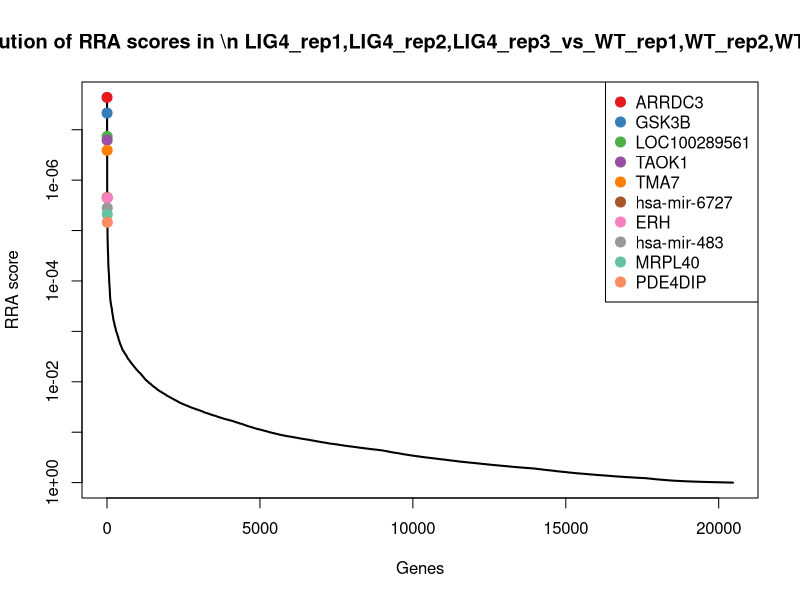
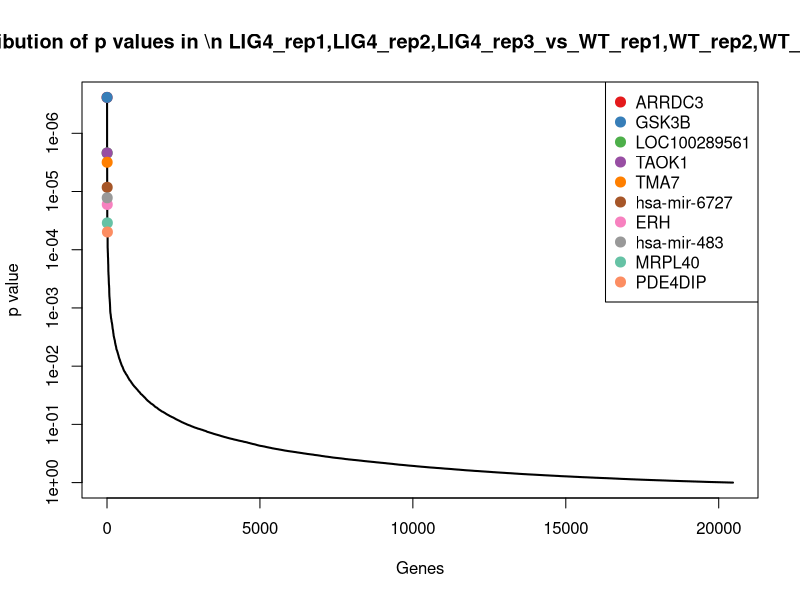
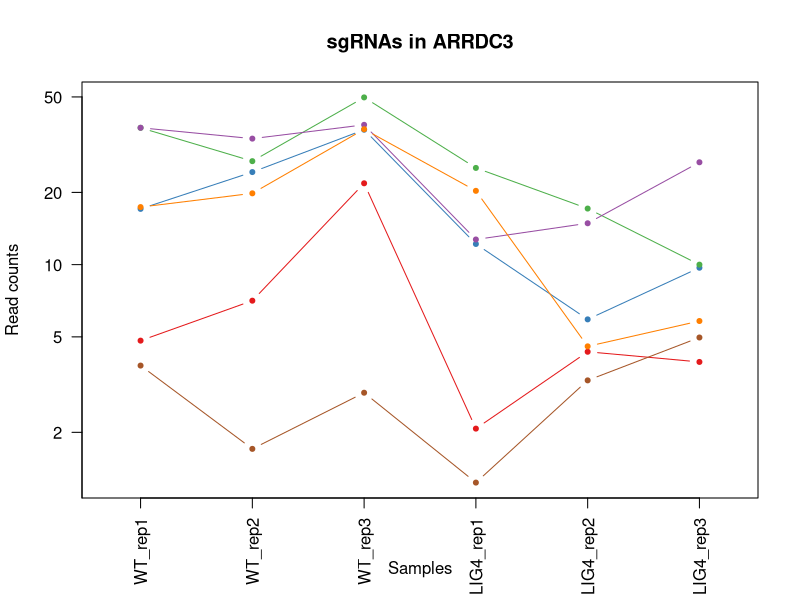
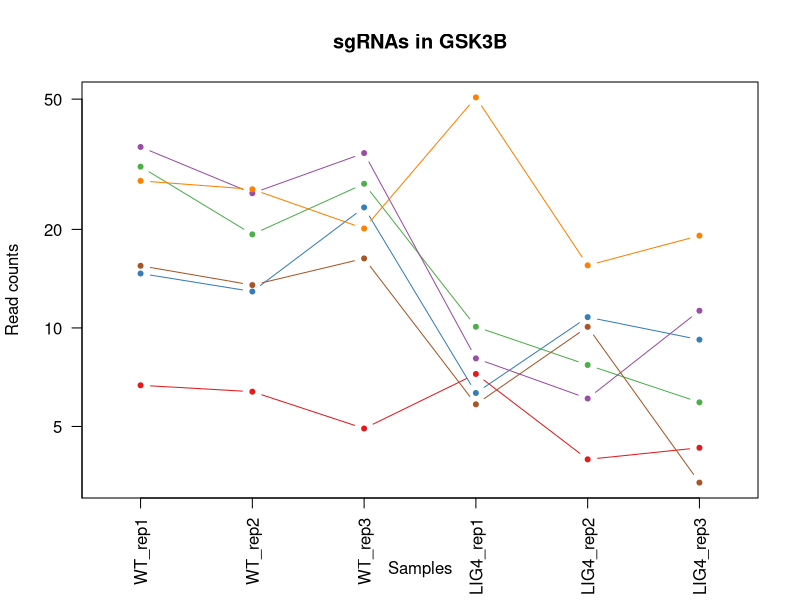
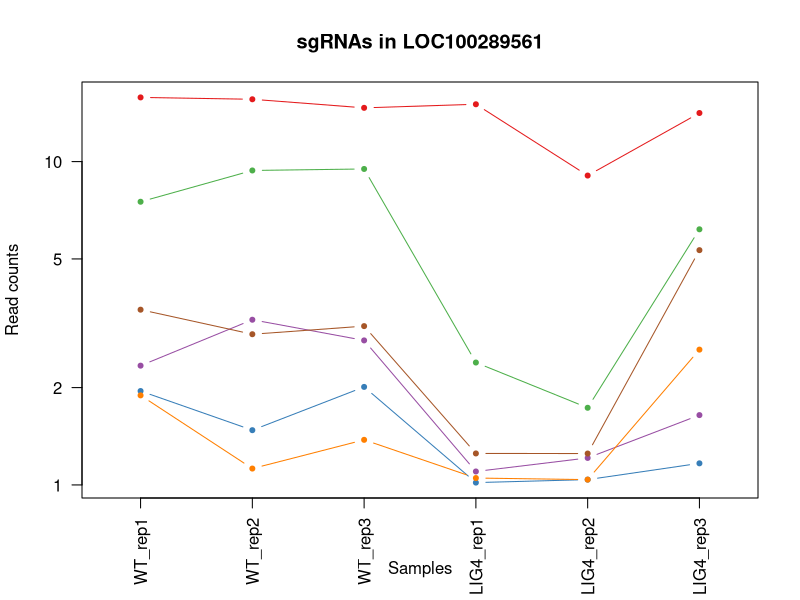
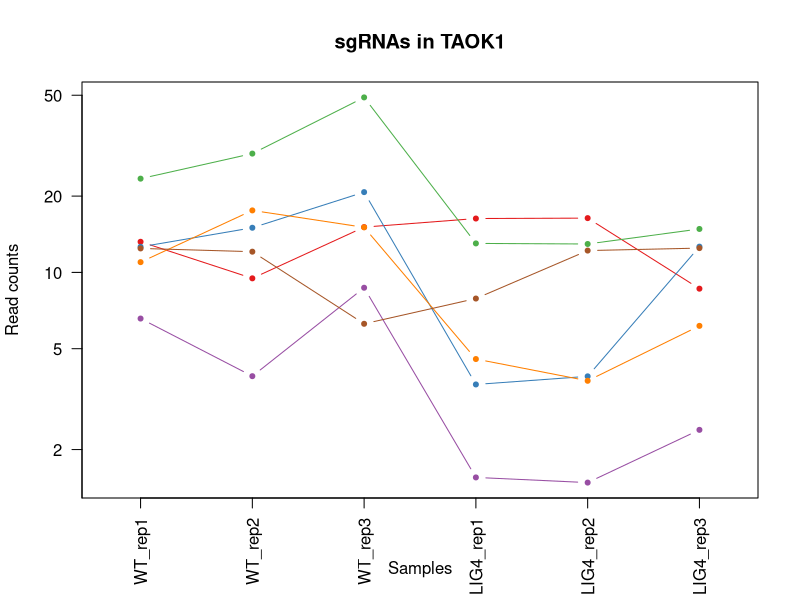
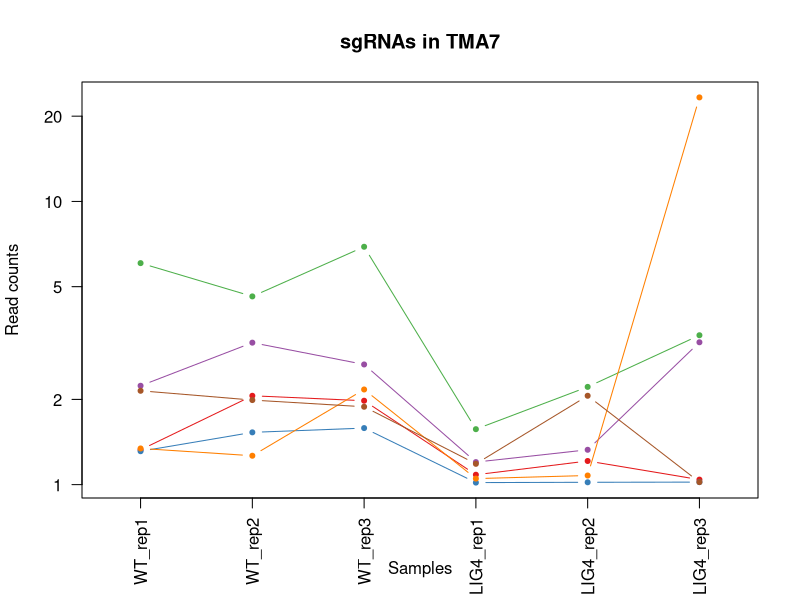
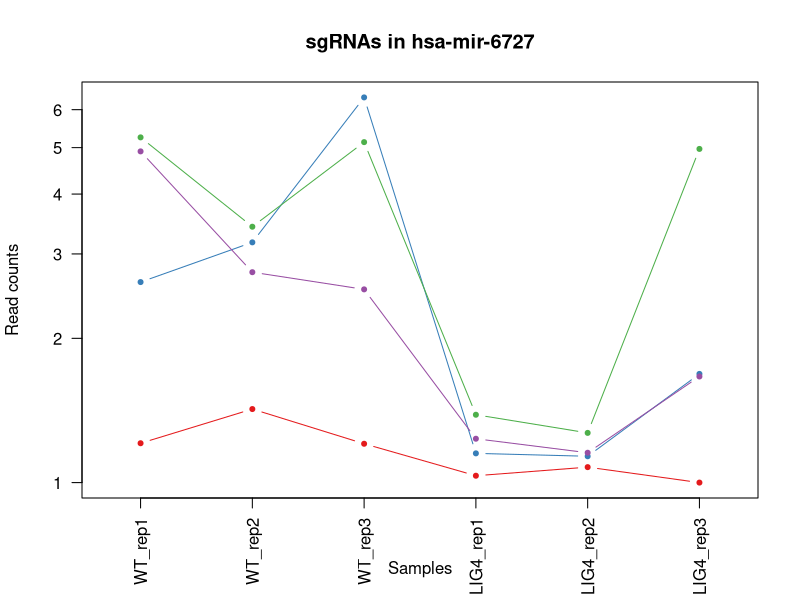

The R source for these figures, in order: (Note: this script raises an error after producing the figures.)
pdf(file='LIG4_vs_WT.pdf',width=4.5,height=4.5);
gstable=read.table('LIG4_vs_WT.gene_summary.txt',header=T)
# 
#
# parameters
# Do not modify the variables beginning with "__"

# gstablename='__GENE_SUMMARY_FILE__'
startindex=3
# outputfile='__OUTPUT_FILE__'
targetgenelist=c("ARRDC3","GSK3B","LOC100289561","TAOK1","TMA7","hsa-mir-6727","ERH","hsa-mir-483","MRPL40","PDE4DIP")
# samplelabel=sub('.\\w+.\\w+$','',colnames(gstable)[startindex]);
samplelabel='LIG4_rep1,LIG4_rep2,LIG4_rep3_vs_WT_rep1,WT_rep2,WT_rep3 neg.'


# You need to write some codes in front of this code:
# gstable=read.table(gstablename,header=T)
# pdf(file=outputfile,width=6,height=6)


# set up color using RColorBrewer
#library(RColorBrewer)
#colors <- brewer.pal(length(targetgenelist), "Set1")

colors=c( "#E41A1C", "#377EB8", "#4DAF4A", "#984EA3", "#FF7F00",  "#A65628", "#F781BF",
          "#999999", "#66C2A5", "#FC8D62", "#8DA0CB", "#E78AC3", "#A6D854", "#FFD92F", "#E5C494", "#B3B3B3", 
          "#8DD3C7", "#FFFFB3", "#BEBADA", "#FB8072", "#80B1D3", "#FDB462", "#B3DE69", "#FCCDE5",
          "#D9D9D9", "#BC80BD", "#CCEBC5", "#FFED6F")

######
# function definition

plotrankedvalues<-function(val, tglist, ...){
  
  plot(val,log='y',ylim=c(max(val),min(val)),type='l',lwd=2, ...)
  if(length(tglist)>0){
    for(i in 1:length(tglist)){
      targetgene=tglist[i];
      tx=which(names(val)==targetgene);ty=val[targetgene];
      points(tx,ty,col=colors[(i %% length(colors)) ],cex=2,pch=20)
      # text(tx+50,ty,targetgene,col=colors[i])
    }
    legend('topright',tglist,pch=20,pt.cex = 2,cex=1,col=colors)
  }
}



plotrandvalues<-function(val,targetgenelist, ...){
  # choose the one with the best distance distribution
  
  mindiffvalue=0;
  randval=val;
  for(i in 1:20){
    randval0=sample(val)
    vindex=sort(which(names(randval0) %in% targetgenelist))
    if(max(vindex)>0.9*length(val)){
      # print('pass...')
      next;
    }
    mindiffind=min(diff(vindex));
    if (mindiffind > mindiffvalue){
      mindiffvalue=mindiffind;
      randval=randval0;
      # print(paste('Diff: ',mindiffvalue))
    }
  }
  plot(randval,log='y',ylim=c(max(randval),min(randval)),pch=20,col='grey', ...)
  
  if(length(targetgenelist)>0){
    for(i in 1:length(targetgenelist)){
      targetgene=targetgenelist[i];
      tx=which(names(randval)==targetgene);ty=randval[targetgene];
      points(tx,ty,col=colors[(i %% length(colors)) ],cex=2,pch=20)
      text(tx+50,ty,targetgene,col=colors[i])
    }
  }
  
}




# set.seed(1235)



pvec=gstable[,startindex]
names(pvec)=gstable[,'id']
pvec=sort(pvec);

plotrankedvalues(pvec,targetgenelist,xlab='Genes',ylab='RRA score',main=paste('Distribution of RRA scores in \\n',samplelabel))

# plotrandvalues(pvec,targetgenelist,xlab='Genes',ylab='RRA score',main=paste('Distribution of RRA scores in \\n',samplelabel))


pvec=gstable[,startindex+1]
names(pvec)=gstable[,'id']
pvec=sort(pvec);

plotrankedvalues(pvec,targetgenelist,xlab='Genes',ylab='p value',main=paste('Distribution of p values in \\n',samplelabel))

# plotrandvalues(pvec,targetgenelist,xlab='Genes',ylab='p value',main=paste('Distribution of p values in \\n',samplelabel))



# you need to write after this code:
# dev.off()






# parameters
# Do not modify the variables beginning with "__"
targetmat=list(c(3.82122109335454,6.07428068332832,20.8262505674364,1.07233648498053,3.33316950066674,2.9298914381715),c(16.072918295394,23.308286343004,35.4992907399485,11.1925120619843,4.91305331023132,8.70655682690679),c(36.1752175880607,25.9922708309863,48.7681367454137,24.2951234878401,16.1263749829946,8.99746803353375),c(36.1900861526263,32.507996331417,37.2505890831193,11.7286803044745,13.8721505230061,25.7040830426819),c(16.3702895867056,18.8232070012442,35.6728428280105,19.3020567296495,3.56437200938351,4.82081428124672),c(2.79529013832939,0.706311707363759,1.92485043123276,0.234573606089491,2.29275821144128,3.96886003326777))
targetgene="ARRDC3"
collabel=c("WT_rep1","WT_rep2","WT_rep3","LIG4_rep1","LIG4_rep2","LIG4_rep3")

# set up color using RColorBrewer
#library(RColorBrewer)
#colors <- brewer.pal(length(targetgenelist), "Set1")

colors=c( "#E41A1C", "#377EB8", "#4DAF4A", "#984EA3", "#FF7F00",  "#A65628", "#F781BF",
          "#999999", "#66C2A5", "#FC8D62", "#8DA0CB", "#E78AC3", "#A6D854", "#FFD92F", "#E5C494", "#B3B3B3", 
          "#8DD3C7", "#FFFFB3", "#BEBADA", "#FB8072", "#80B1D3", "#FDB462", "#B3DE69", "#FCCDE5",
          "#D9D9D9", "#BC80BD", "#CCEBC5", "#FFED6F")


## code

targetmatvec=unlist(targetmat)+1
yrange=range(targetmatvec[targetmatvec>0]);
# yrange[1]=1; # set the minimum value to 1
for(i in 1:length(targetmat)){
  vali=targetmat[[i]]+1;
  if(i==1){
    plot(1:length(vali),vali,type='b',las=1,pch=20,main=paste('sgRNAs in',targetgene),ylab='Read counts',xlab='Samples',xlim=c(0.7,length(vali)+0.3),ylim = yrange,col=colors[(i %% length(colors))],xaxt='n',log='y')
    axis(1,at=1:length(vali),labels=(collabel),las=2)
    # lines(0:100,rep(1,101),col='black');
  }else{
    lines(1:length(vali),vali,type='b',pch=20,col=colors[(i %% length(colors))])
  }
}




# parameters
# Do not modify the variables beginning with "__"
targetmat=list(c(5.67979166405228,5.38562676864866,3.92858817522096,6.23295581894932,2.96709886186519,3.30392013240616),c(13.6642108357697,11.9190100617634,22.3408869723409,5.328171909747,9.78757286900985,8.20785190126058),c(30.0939746807377,18.3111310134054,26.5692469360325,9.08134960717885,6.70487275278627,4.92471114075635),c(34.7180982606337,24.7915409284679,33.2115586700407,7.07071869784036,5.0864551917689,10.2857890914531),c(27.1351303321869,25.5155104285158,19.1222846119189,49.6123176879273,14.5272242977036,18.140391670381),c(14.4819818868767,12.5193750130226,15.3041386745556,4.8422694399902,9.07469846713315,2.36884839681951))
targetgene="GSK3B"
collabel=c("WT_rep1","WT_rep2","WT_rep3","LIG4_rep1","LIG4_rep2","LIG4_rep3")

# set up color using RColorBrewer
#library(RColorBrewer)
#colors <- brewer.pal(length(targetgenelist), "Set1")

colors=c( "#E41A1C", "#377EB8", "#4DAF4A", "#984EA3", "#FF7F00",  "#A65628", "#F781BF",
          "#999999", "#66C2A5", "#FC8D62", "#8DA0CB", "#E78AC3", "#A6D854", "#FFD92F", "#E5C494", "#B3B3B3", 
          "#8DD3C7", "#FFFFB3", "#BEBADA", "#FB8072", "#80B1D3", "#FDB462", "#B3DE69", "#FCCDE5",
          "#D9D9D9", "#BC80BD", "#CCEBC5", "#FFED6F")


## code

targetmatvec=unlist(targetmat)+1
yrange=range(targetmatvec[targetmatvec>0]);
# yrange[1]=1; # set the minimum value to 1
for(i in 1:length(targetmat)){
  vali=targetmat[[i]]+1;
  if(i==1){
    plot(1:length(vali),vali,type='b',las=1,pch=20,main=paste('sgRNAs in',targetgene),ylab='Read counts',xlab='Samples',xlim=c(0.7,length(vali)+0.3),ylim = yrange,col=colors[(i %% length(colors))],xaxt='n',log='y')
    axis(1,at=1:length(vali),labels=(collabel),las=2)
    # lines(0:100,rep(1,101),col='black');
  }else{
    lines(1:length(vali),vali,type='b',pch=20,col=colors[(i %% length(colors))])
  }
}




# parameters
# Do not modify the variables beginning with "__"
targetmat=list(c(14.794221742754,14.5853367570616,13.6632825692424,14.0409058502138,8.05355405363409,13.1325630420169),c(0.95158813219724,0.476760402470537,1.00975760326965,0.0167552575778208,0.0385337514527947,0.166234975215404),c(6.51243127972486,8.38745152494463,8.48827485248546,1.39068637895912,0.732141277603099,5.17406360357945),c(1.33817081090237,2.24253967087993,1.79863073082406,0.100531545466925,0.211935632990371,0.644160528959691),c(0.892113873934913,0.123604548788658,0.378659101226117,0.0502657727334623,0.0385337514527947,1.62079100835019),c(2.48305028245217,1.92469940256624,2.09840251929473,0.251328863667311,0.250469384443165,4.32210935560051))
targetgene="LOC100289561"
collabel=c("WT_rep1","WT_rep2","WT_rep3","LIG4_rep1","LIG4_rep2","LIG4_rep3")

# set up color using RColorBrewer
#library(RColorBrewer)
#colors <- brewer.pal(length(targetgenelist), "Set1")

colors=c( "#E41A1C", "#377EB8", "#4DAF4A", "#984EA3", "#FF7F00",  "#A65628", "#F781BF",
          "#999999", "#66C2A5", "#FC8D62", "#8DA0CB", "#E78AC3", "#A6D854", "#FFD92F", "#E5C494", "#B3B3B3", 
          "#8DD3C7", "#FFFFB3", "#BEBADA", "#FB8072", "#80B1D3", "#FDB462", "#B3DE69", "#FCCDE5",
          "#D9D9D9", "#BC80BD", "#CCEBC5", "#FFED6F")


## code

targetmatvec=unlist(targetmat)+1
yrange=range(targetmatvec[targetmatvec>0]);
# yrange[1]=1; # set the minimum value to 1
for(i in 1:length(targetmat)){
  vali=targetmat[[i]]+1;
  if(i==1){
    plot(1:length(vali),vali,type='b',las=1,pch=20,main=paste('sgRNAs in',targetgene),ylab='Read counts',xlab='Samples',xlim=c(0.7,length(vali)+0.3),ylim = yrange,col=colors[(i %% length(colors))],xaxt='n',log='y')
    axis(1,at=1:length(vali),labels=(collabel),las=2)
    # lines(0:100,rep(1,101),col='black');
  }else{
    lines(1:length(vali),vali,type='b',pch=20,col=colors[(i %% length(colors))])
  }
}




# parameters
# Do not modify the variables beginning with "__"
targetmat=list(c(12.2070915083427,8.4757404883651,14.0892740581218,15.3143054261282,15.3749668296651,7.62602948800667),c(11.6123489257195,14.0026295984865,19.7376056514114,2.61382018214004,2.8900313589596,11.6364482650783),c(22.4366639294631,28.4290462213913,48.0265960055125,12.0135196832975,11.9454629503664,13.8390616866824),c(5.5757117120932,2.89587800019141,7.69940172493105,0.552923500068085,0.481671893159933,1.39221791742901),c(9.97680682350544,16.5630095376801,14.0577191330196,3.552114606498,2.73589635314842,5.15328423167753),c(11.4339261509325,11.0714360129269,5.26967249206346,6.88641086448433,11.1940547970369,11.4702132898629))
targetgene="TAOK1"
collabel=c("WT_rep1","WT_rep2","WT_rep3","LIG4_rep1","LIG4_rep2","LIG4_rep3")

# set up color using RColorBrewer
#library(RColorBrewer)
#colors <- brewer.pal(length(targetgenelist), "Set1")

colors=c( "#E41A1C", "#377EB8", "#4DAF4A", "#984EA3", "#FF7F00",  "#A65628", "#F781BF",
          "#999999", "#66C2A5", "#FC8D62", "#8DA0CB", "#E78AC3", "#A6D854", "#FFD92F", "#E5C494", "#B3B3B3", 
          "#8DD3C7", "#FFFFB3", "#BEBADA", "#FB8072", "#80B1D3", "#FDB462", "#B3DE69", "#FCCDE5",
          "#D9D9D9", "#BC80BD", "#CCEBC5", "#FFED6F")


## code

targetmatvec=unlist(targetmat)+1
yrange=range(targetmatvec[targetmatvec>0]);
# yrange[1]=1; # set the minimum value to 1
for(i in 1:length(targetmat)){
  vali=targetmat[[i]]+1;
  if(i==1){
    plot(1:length(vali),vali,type='b',las=1,pch=20,main=paste('sgRNAs in',targetgene),ylab='Read counts',xlab='Samples',xlim=c(0.7,length(vali)+0.3),ylim = yrange,col=colors[(i %% length(colors))],xaxt='n',log='y')
    axis(1,at=1:length(vali),labels=(collabel),las=2)
    # lines(0:100,rep(1,101),col='black');
  }else{
    lines(1:length(vali),vali,type='b',pch=20,col=colors[(i %% length(colors))])
  }
}




# parameters
# Do not modify the variables beginning with "__"
targetmat=list(c(0.327108420442801,1.05946756104564,0.978202678167469,0.0837762878891038,0.211935632990371,0.041558743803851),c(0.312239855877219,0.529733780522819,0.583766114390264,0.0167552575778208,0.0192668757263973,0.0207793719019255),c(5.05531195229784,3.61984750023926,5.91654845665808,0.569678757645906,1.21381317076303,2.36884839681951),c(1.2340908589433,2.17190850014356,1.65663356786426,0.201063090933849,0.327536887348755,2.18183404970218),c(0.341976985008383,0.26486689026141,1.16753222878053,0.0502657727334623,0.0770675029055894,22.2962660507661),c(1.1448794715498,0.988836390309262,0.88353790286094,0.184307833356028,1.05967816495185,0.0207793719019255))
targetgene="TMA7"
collabel=c("WT_rep1","WT_rep2","WT_rep3","LIG4_rep1","LIG4_rep2","LIG4_rep3")

# set up color using RColorBrewer
#library(RColorBrewer)
#colors <- brewer.pal(length(targetgenelist), "Set1")

colors=c( "#E41A1C", "#377EB8", "#4DAF4A", "#984EA3", "#FF7F00",  "#A65628", "#F781BF",
          "#999999", "#66C2A5", "#FC8D62", "#8DA0CB", "#E78AC3", "#A6D854", "#FFD92F", "#E5C494", "#B3B3B3", 
          "#8DD3C7", "#FFFFB3", "#BEBADA", "#FB8072", "#80B1D3", "#FDB462", "#B3DE69", "#FCCDE5",
          "#D9D9D9", "#BC80BD", "#CCEBC5", "#FFED6F")


## code

targetmatvec=unlist(targetmat)+1
yrange=range(targetmatvec[targetmatvec>0]);
# yrange[1]=1; # set the minimum value to 1
for(i in 1:length(targetmat)){
  vali=targetmat[[i]]+1;
  if(i==1){
    plot(1:length(vali),vali,type='b',las=1,pch=20,main=paste('sgRNAs in',targetgene),ylab='Read counts',xlab='Samples',xlim=c(0.7,length(vali)+0.3),ylim = yrange,col=colors[(i %% length(colors))],xaxt='n',log='y')
    axis(1,at=1:length(vali),labels=(collabel),las=2)
    # lines(0:100,rep(1,101),col='black');
  }else{
    lines(1:length(vali),vali,type='b',pch=20,col=colors[(i %% length(colors))])
  }
}




# parameters
# Do not modify the variables beginning with "__"
targetmat=list(c(0.208159903918146,0.423787024418255,0.205107013164147,0.0335105151556415,0.0770675029055894,0.0),c(1.62067353764842,2.17190850014356,5.36433726736999,0.150797318200387,0.134868130084781,0.685719272763542),c(4.25240946575642,2.41911759772087,4.13369518838511,0.385370924289878,0.269736260169563,3.96886003326777),c(3.91043248074803,1.7481214757253,1.53041386745556,0.234573606089491,0.154135005811179,0.664939900861617))
targetgene="hsa-mir-6727"
collabel=c("WT_rep1","WT_rep2","WT_rep3","LIG4_rep1","LIG4_rep2","LIG4_rep3")

# set up color using RColorBrewer
#library(RColorBrewer)
#colors <- brewer.pal(length(targetgenelist), "Set1")

colors=c( "#E41A1C", "#377EB8", "#4DAF4A", "#984EA3", "#FF7F00",  "#A65628", "#F781BF",
          "#999999", "#66C2A5", "#FC8D62", "#8DA0CB", "#E78AC3", "#A6D854", "#FFD92F", "#E5C494", "#B3B3B3", 
          "#8DD3C7", "#FFFFB3", "#BEBADA", "#FB8072", "#80B1D3", "#FDB462", "#B3DE69", "#FCCDE5",
          "#D9D9D9", "#BC80BD", "#CCEBC5", "#FFED6F")


## code

targetmatvec=unlist(targetmat)+1
yrange=range(targetmatvec[targetmatvec>0]);
# yrange[1]=1; # set the minimum value to 1
for(i in 1:length(targetmat)){
  vali=targetmat[[i]]+1;
  if(i==1){
    plot(1:length(vali),vali,type='b',las=1,pch=20,main=paste('sgRNAs in',targetgene),ylab='Read counts',xlab='Samples',xlim=c(0.7,length(vali)+0.3),ylim = yrange,col=colors[(i %% length(colors))],xaxt='n',log='y')
    axis(1,at=1:length(vali),labels=(collabel),las=2)
    # lines(0:100,rep(1,101),col='black');
  }else{
    lines(1:length(vali),vali,type='b',pch=20,col=colors[(i %% length(colors))])
  }
}




# parameters
# Do not modify the variables beginning with "__"
targetmat=list(c(3.00345004224754,4.25552803686665,3.3448220608307,0.485902469756802,0.308270011622358,3.55327259522926),c(11.0027377785306,10.1885463787222,8.18850306401478,4.69147212178981,2.60102822306364,2.30651028111373),c(0.758296792844676,0.0353155853681879,0.962425215616381,0.0335105151556415,0.0963343786319867,0.145455603313479),c(3.95503817444478,5.13841767107134,3.13971504766655,0.686965560690651,0.905543159140675,1.37143854552708),c(0.23789703304931,0.229551304893222,0.536433726736999,0.0335105151556415,0.0963343786319867,0.207793719019255),c(0.252765597614892,0.0529733780522819,0.489101339083735,0.0502657727334623,0.0,0.0207793719019255))
targetgene="ERH"
collabel=c("WT_rep1","WT_rep2","WT_rep3","LIG4_rep1","LIG4_rep2","LIG4_rep3")

# set up color using RColorBrewer
#library(RColorBrewer)
#colors <- brewer.pal(length(targetgenelist), "Set1")

colors=c( "#E41A1C", "#377EB8", "#4DAF4A", "#984EA3", "#FF7F00",  "#A65628", "#F781BF",
          "#999999", "#66C2A5", "#FC8D62", "#8DA0CB", "#E78AC3", "#A6D854", "#FFD92F", "#E5C494", "#B3B3B3", 
          "#8DD3C7", "#FFFFB3", "#BEBADA", "#FB8072", "#80B1D3", "#FDB462", "#B3DE69", "#FCCDE5",
          "#D9D9D9", "#BC80BD", "#CCEBC5", "#FFED6F")


## code

targetmatvec=unlist(targetmat)+1
yrange=range(targetmatvec[targetmatvec>0]);
# yrange[1]=1; # set the minimum value to 1
for(i in 1:length(targetmat)){
  vali=targetmat[[i]]+1;
  if(i==1){
    plot(1:length(vali),vali,type='b',las=1,pch=20,main=paste('sgRNAs in',targetgene),ylab='Read counts',xlab='Samples',xlim=c(0.7,length(vali)+0.3),ylim = yrange,col=colors[(i %% length(colors))],xaxt='n',log='y')
    axis(1,at=1:length(vali),labels=(collabel),las=2)
    # lines(0:100,rep(1,101),col='black');
  }else{
    lines(1:length(vali),vali,type='b',pch=20,col=colors[(i %% length(colors))])
  }
}




# parameters
# Do not modify the variables beginning with "__"
targetmat=list(c(0.431188372401875,0.388471439050067,0.347104176123941,0.067021030311283,0.057800627179192,0.18701434711733),c(0.223028468483728,0.759285085416041,0.347104176123941,0.067021030311283,0.0385337514527947,0.0207793719019255),c(0.163554210221401,0.794600670784229,0.0473323876532646,0.0167552575778208,0.173401881537576,0.041558743803851),c(0.0594742582623275,0.353155853681879,0.236661938266323,0.0167552575778208,0.0385337514527947,0.0831174876077021))
targetgene="hsa-mir-483"
collabel=c("WT_rep1","WT_rep2","WT_rep3","LIG4_rep1","LIG4_rep2","LIG4_rep3")

# set up color using RColorBrewer
#library(RColorBrewer)
#colors <- brewer.pal(length(targetgenelist), "Set1")

colors=c( "#E41A1C", "#377EB8", "#4DAF4A", "#984EA3", "#FF7F00",  "#A65628", "#F781BF",
          "#999999", "#66C2A5", "#FC8D62", "#8DA0CB", "#E78AC3", "#A6D854", "#FFD92F", "#E5C494", "#B3B3B3", 
          "#8DD3C7", "#FFFFB3", "#BEBADA", "#FB8072", "#80B1D3", "#FDB462", "#B3DE69", "#FCCDE5",
          "#D9D9D9", "#BC80BD", "#CCEBC5", "#FFED6F")


## code

targetmatvec=unlist(targetmat)+1
yrange=range(targetmatvec[targetmatvec>0]);
# yrange[1]=1; # set the minimum value to 1
for(i in 1:length(targetmat)){
  vali=targetmat[[i]]+1;
  if(i==1){
    plot(1:length(vali),vali,type='b',las=1,pch=20,main=paste('sgRNAs in',targetgene),ylab='Read counts',xlab='Samples',xlim=c(0.7,length(vali)+0.3),ylim = yrange,col=colors[(i %% length(colors))],xaxt='n',log='y')
    axis(1,at=1:length(vali),labels=(collabel),las=2)
    # lines(0:100,rep(1,101),col='black');
  }else{
    lines(1:length(vali),vali,type='b',pch=20,col=colors[(i %% length(colors))])
  }
}




# parameters
# Do not modify the variables beginning with "__"
targetmat=list(c(0.95158813219724,0.0882889634204698,1.89329550613058,0.117286803044745,0.0192668757263973,0.145455603313479),c(2.0518619100503,2.18956629282765,4.02325295052749,0.251328863667311,0.57800627179192,2.57664211583876),c(23.3139092388324,21.5425070745946,24.3761796414313,9.60076259209129,51.9627638340936,13.7351648271728),c(1.65041066677959,1.7657792684094,0.946647753065293,0.418881439445519,0.366070638801549,3.05456766958305),c(0.282502726746056,0.26486689026141,0.599543576941352,0.0502657727334623,0.0,0.0),c(0.0446056936967456,0.229551304893222,0.678430889696793,0.0167552575778208,0.0,0.0831174876077021))
targetgene="MRPL40"
collabel=c("WT_rep1","WT_rep2","WT_rep3","LIG4_rep1","LIG4_rep2","LIG4_rep3")

# set up color using RColorBrewer
#library(RColorBrewer)
#colors <- brewer.pal(length(targetgenelist), "Set1")

colors=c( "#E41A1C", "#377EB8", "#4DAF4A", "#984EA3", "#FF7F00",  "#A65628", "#F781BF",
          "#999999", "#66C2A5", "#FC8D62", "#8DA0CB", "#E78AC3", "#A6D854", "#FFD92F", "#E5C494", "#B3B3B3", 
          "#8DD3C7", "#FFFFB3", "#BEBADA", "#FB8072", "#80B1D3", "#FDB462", "#B3DE69", "#FCCDE5",
          "#D9D9D9", "#BC80BD", "#CCEBC5", "#FFED6F")


## code

targetmatvec=unlist(targetmat)+1
yrange=range(targetmatvec[targetmatvec>0]);
# yrange[1]=1; # set the minimum value to 1
for(i in 1:length(targetmat)){
  vali=targetmat[[i]]+1;
  if(i==1){
    plot(1:length(vali),vali,type='b',las=1,pch=20,main=paste('sgRNAs in',targetgene),ylab='Read counts',xlab='Samples',xlim=c(0.7,length(vali)+0.3),ylim = yrange,col=colors[(i %% length(colors))],xaxt='n',log='y')
    axis(1,at=1:length(vali),labels=(collabel),las=2)
    # lines(0:100,rep(1,101),col='black');
  }else{
    lines(1:length(vali),vali,type='b',pch=20,col=colors[(i %% length(colors))])
  }
}




# parameters
# Do not modify the variables beginning with "__"
targetmat=list(c(2.33436463679636,2.86056241482322,4.05480787562967,0.351860409134236,0.366070638801549,0.394808066136585),c(5.93255726166717,5.59752028085779,6.59497934635487,7.87497106157576,3.31390262494034,2.16105467780025),c(18.7641284817643,11.089093805611,14.4206007716946,3.23376471251941,5.7607958421928,9.08058552114145),c(0.862376744803749,1.13009873178201,2.09840251929473,0.067021030311283,0.0963343786319867,0.207793719019255),c(1.97751908722239,3.83174101244839,2.09840251929473,0.335105151556415,0.154135005811179,0.374028694234659),c(0.743428228279094,0.282524682945503,0.930870290514205,0.134042060622566,0.057800627179192,0.540263669450064))
targetgene="PDE4DIP"
collabel=c("WT_rep1","WT_rep2","WT_rep3","LIG4_rep1","LIG4_rep2","LIG4_rep3")

# set up color using RColorBrewer
#library(RColorBrewer)
#colors <- brewer.pal(length(targetgenelist), "Set1")

colors=c( "#E41A1C", "#377EB8", "#4DAF4A", "#984EA3", "#FF7F00",  "#A65628", "#F781BF",
          "#999999", "#66C2A5", "#FC8D62", "#8DA0CB", "#E78AC3", "#A6D854", "#FFD92F", "#E5C494", "#B3B3B3", 
          "#8DD3C7", "#FFFFB3", "#BEBADA", "#FB8072", "#80B1D3", "#FDB462", "#B3DE69", "#FCCDE5",
          "#D9D9D9", "#BC80BD", "#CCEBC5", "#FFED6F")


## code

targetmatvec=unlist(targetmat)+1
yrange=range(targetmatvec[targetmatvec>0]);
# yrange[1]=1; # set the minimum value to 1
for(i in 1:length(targetmat)){
  vali=targetmat[[i]]+1;
  if(i==1){
    plot(1:length(vali),vali,type='b',las=1,pch=20,main=paste('sgRNAs in',targetgene),ylab='Read counts',xlab='Samples',xlim=c(0.7,length(vali)+0.3),ylim = yrange,col=colors[(i %% length(colors))],xaxt='n',log='y')
    axis(1,at=1:length(vali),labels=(collabel),las=2)
    # lines(0:100,rep(1,101),col='black');
  }else{
    lines(1:length(vali),vali,type='b',pch=20,col=colors[(i %% length(colors))])
  }
}



# 
#
# parameters
# Do not modify the variables beginning with "__"

# gstablename='__GENE_SUMMARY_FILE__'
startindex=9
# outputfile='__OUTPUT_FILE__'
targetgenelist=c("OSTN","RFPL3","ATN1","hsa-mir-5697","TCP10L2","TCERG1L","MMP11","L3MBTL2","ZIM3","MORC2")
# samplelabel=sub('.\\w+.\\w+$','',colnames(gstable)[startindex]);
samplelabel='LIG4_rep1,LIG4_rep2,LIG4_rep3_vs_WT_rep1,WT_rep2,WT_rep3 pos.'


# You need to write some codes in front of this code:
# gstable=read.table(gstablename,header=T)
# pdf(file=outputfile,width=6,height=6)


# set up color using RColorBrewer
#library(RColorBrewer)
#colors <- brewer.pal(length(targetgenelist), "Set1")

colors=c( "#E41A1C", "#377EB8", "#4DAF4A", "#984EA3", "#FF7F00",  "#A65628", "#F781BF",
          "#999999", "#66C2A5", "#FC8D62", "#8DA0CB", "#E78AC3", "#A6D854", "#FFD92F", "#E5C494", "#B3B3B3", 
          "#8DD3C7", "#FFFFB3", "#BEBADA", "#FB8072", "#80B1D3", "#FDB462", "#B3DE69", "#FCCDE5",
          "#D9D9D9", "#BC80BD", "#CCEBC5", "#FFED6F")

######
# function definition

plotrankedvalues<-function(val, tglist, ...){
  
  plot(val,log='y',ylim=c(max(val),min(val)),type='l',lwd=2, ...)
  if(length(tglist)>0){
    for(i in 1:length(tglist)){
      targetgene=tglist[i];
      tx=which(names(val)==targetgene);ty=val[targetgene];
      points(tx,ty,col=colors[(i %% length(colors)) ],cex=2,pch=20)
      # text(tx+50,ty,targetgene,col=colors[i])
    }
    legend('topright',tglist,pch=20,pt.cex = 2,cex=1,col=colors)
  }
}



plotrandvalues<-function(val,targetgenelist, ...){
  # choose the one with the best distance distribution
  
  mindiffvalue=0;
  randval=val;
  for(i in 1:20){
    randval0=sample(val)
    vindex=sort(which(names(randval0) %in% targetgenelist))
    if(max(vindex)>0.9*length(val)){
      # print('pass...')
      next;
    }
    mindiffind=min(diff(vindex));
    if (mindiffind > mindiffvalue){
      mindiffvalue=mindiffind;
      randval=randval0;
      # print(paste('Diff: ',mindiffvalue))
    }
  }
  plot(randval,log='y',ylim=c(max(randval),min(randval)),pch=20,col='grey', ...)
  
  if(length(targetgenelist)>0){
    for(i in 1:length(targetgenelist)){
      targetgene=targetgenelist[i];
      tx=which(names(randval)==targetgene);ty=randval[targetgene];
      points(tx,ty,col=colors[(i %% length(colors)) ],cex=2,pch=20)
      text(tx+50,ty,targetgene,col=colors[i])
    }
  }
  
}




# set.seed(1235)



pvec=gstable[,startindex]
names(pvec)=gstable[,'id']
pvec=sort(pvec);

plotrankedvalues(pvec,targetgenelist,xlab='Genes',ylab='RRA score',main=paste('Distribution of RRA scores in \\n',samplelabel))

# plotrandvalues(pvec,targetgenelist,xlab='Genes',ylab='RRA score',main=paste('Distribution of RRA scores in \\n',samplelabel))


pvec=gstable[,startindex+1]
names(pvec)=gstable[,'id']
pvec=sort(pvec);

plotrankedvalues(pvec,targetgenelist,xlab='Genes',ylab='p value',main=paste('Distribution of p values in \\n',samplelabel))

# plotrandvalues(pvec,targetgenelist,xlab='Genes',ylab='p value',main=paste('Distribution of p values in \\n',samplelabel))



# you need to write after this code:
# dev.off()






# parameters
# Do not modify the variables beginning with "__"
targetmat=list(c(17.530037622821,18.8232070012442,19.1065071493678,29.4557428218089,30.3645961448022,14.5663397032498),c(5.93255726166717,7.50456189073994,6.59497934635487,13.8733532744356,5.97273147518318,9.51695233108189),c(13.7088165294665,13.6671315374887,11.2966631865792,34.0969491708652,9.22883347294433,19.0962427778695),c(7.16664812061047,12.9078464520727,13.600172719038,7.69066322821973,18.1686638099927,19.6988445630254),c(5.81360874514251,7.68113981758088,3.42370937358614,18.2632307598246,6.26173461107914,8.8727918021222),c(14.258953418393,15.8566978303164,14.5152655470011,29.8746242612544,29.4783198613879,12.6338581163707))
targetgene="OSTN"
collabel=c("WT_rep1","WT_rep2","WT_rep3","LIG4_rep1","LIG4_rep2","LIG4_rep3")

# set up color using RColorBrewer
#library(RColorBrewer)
#colors <- brewer.pal(length(targetgenelist), "Set1")

colors=c( "#E41A1C", "#377EB8", "#4DAF4A", "#984EA3", "#FF7F00",  "#A65628", "#F781BF",
          "#999999", "#66C2A5", "#FC8D62", "#8DA0CB", "#E78AC3", "#A6D854", "#FFD92F", "#E5C494", "#B3B3B3", 
          "#8DD3C7", "#FFFFB3", "#BEBADA", "#FB8072", "#80B1D3", "#FDB462", "#B3DE69", "#FCCDE5",
          "#D9D9D9", "#BC80BD", "#CCEBC5", "#FFED6F")


## code

targetmatvec=unlist(targetmat)+1
yrange=range(targetmatvec[targetmatvec>0]);
# yrange[1]=1; # set the minimum value to 1
for(i in 1:length(targetmat)){
  vali=targetmat[[i]]+1;
  if(i==1){
    plot(1:length(vali),vali,type='b',las=1,pch=20,main=paste('sgRNAs in',targetgene),ylab='Read counts',xlab='Samples',xlim=c(0.7,length(vali)+0.3),ylim = yrange,col=colors[(i %% length(colors))],xaxt='n',log='y')
    axis(1,at=1:length(vali),labels=(collabel),las=2)
    # lines(0:100,rep(1,101),col='black');
  }else{
    lines(1:length(vali),vali,type='b',pch=20,col=colors[(i %% length(colors))])
  }
}




# parameters
# Do not modify the variables beginning with "__"
targetmat=list(c(13.7534222231632,14.4264166229048,11.3439955742324,10.187196607315,91.7295953333777,18.3689647613022),c(9.87272687154637,13.8083938789615,10.9811139355574,5.52923500068085,10.8472510339617,5.98445910775455),c(22.9124579955617,27.4225520383979,26.0801455969488,68.8305981296877,15.1822980724011,69.0290734581966),c(5.96229439079833,5.80941379306692,11.9277616886227,17.6600414870231,4.12311140544903,19.0131252902619),c(11.1514234241864,17.6931082694622,10.6340097594335,20.4414142449413,26.5497547509755,34.9093447952349),c(7.67217931584025,9.55286584209484,7.17874546074514,7.17125024330728,5.10572206749529,9.47539358727804))
targetgene="RFPL3"
collabel=c("WT_rep1","WT_rep2","WT_rep3","LIG4_rep1","LIG4_rep2","LIG4_rep3")

# set up color using RColorBrewer
#library(RColorBrewer)
#colors <- brewer.pal(length(targetgenelist), "Set1")

colors=c( "#E41A1C", "#377EB8", "#4DAF4A", "#984EA3", "#FF7F00",  "#A65628", "#F781BF",
          "#999999", "#66C2A5", "#FC8D62", "#8DA0CB", "#E78AC3", "#A6D854", "#FFD92F", "#E5C494", "#B3B3B3", 
          "#8DD3C7", "#FFFFB3", "#BEBADA", "#FB8072", "#80B1D3", "#FDB462", "#B3DE69", "#FCCDE5",
          "#D9D9D9", "#BC80BD", "#CCEBC5", "#FFED6F")


## code

targetmatvec=unlist(targetmat)+1
yrange=range(targetmatvec[targetmatvec>0]);
# yrange[1]=1; # set the minimum value to 1
for(i in 1:length(targetmat)){
  vali=targetmat[[i]]+1;
  if(i==1){
    plot(1:length(vali),vali,type='b',las=1,pch=20,main=paste('sgRNAs in',targetgene),ylab='Read counts',xlab='Samples',xlim=c(0.7,length(vali)+0.3),ylim = yrange,col=colors[(i %% length(colors))],xaxt='n',log='y')
    axis(1,at=1:length(vali),labels=(collabel),las=2)
    # lines(0:100,rep(1,101),col='black');
  }else{
    lines(1:length(vali),vali,type='b',pch=20,col=colors[(i %% length(colors))])
  }
}




# parameters
# Do not modify the variables beginning with "__"
targetmat=list(c(4.29701515945316,6.86888135411255,6.04276815706679,1.89334410629375,16.1071081072682,13.9637379180939),c(10.0808867754645,8.75826517131061,18.8067353608972,9.24890218295706,20.3265538913492,51.1588136225406),c(3.12239855877219,3.01948254898007,2.03529266909038,6.91992137963997,3.02489948904438,6.1922528267738),c(4.20780377205967,11.5835120007656,4.96990070359279,11.963253910564,13.3712117541198,4.1558743803851),c(30.510294488574,28.6409397336004,36.5879356559736,57.956435961682,43.0036666213189,26.0365529931127),c(6.94361965212674,5.98599171990786,7.11563561054078,7.53986591001934,10.9435854125937,4.61302056222747))
targetgene="ATN1"
collabel=c("WT_rep1","WT_rep2","WT_rep3","LIG4_rep1","LIG4_rep2","LIG4_rep3")

# set up color using RColorBrewer
#library(RColorBrewer)
#colors <- brewer.pal(length(targetgenelist), "Set1")

colors=c( "#E41A1C", "#377EB8", "#4DAF4A", "#984EA3", "#FF7F00",  "#A65628", "#F781BF",
          "#999999", "#66C2A5", "#FC8D62", "#8DA0CB", "#E78AC3", "#A6D854", "#FFD92F", "#E5C494", "#B3B3B3", 
          "#8DD3C7", "#FFFFB3", "#BEBADA", "#FB8072", "#80B1D3", "#FDB462", "#B3DE69", "#FCCDE5",
          "#D9D9D9", "#BC80BD", "#CCEBC5", "#FFED6F")


## code

targetmatvec=unlist(targetmat)+1
yrange=range(targetmatvec[targetmatvec>0]);
# yrange[1]=1; # set the minimum value to 1
for(i in 1:length(targetmat)){
  vali=targetmat[[i]]+1;
  if(i==1){
    plot(1:length(vali),vali,type='b',las=1,pch=20,main=paste('sgRNAs in',targetgene),ylab='Read counts',xlab='Samples',xlim=c(0.7,length(vali)+0.3),ylim = yrange,col=colors[(i %% length(colors))],xaxt='n',log='y')
    axis(1,at=1:length(vali),labels=(collabel),las=2)
    # lines(0:100,rep(1,101),col='black');
  }else{
    lines(1:length(vali),vali,type='b',pch=20,col=colors[(i %% length(colors))])
  }
}




# parameters
# Do not modify the variables beginning with "__"
targetmat=list(c(20.1022992926667,17.5871615133576,15.8405724012926,11.4605961832294,48.8800637178701,28.0937108114033),c(12.5639370579167,11.6364853788179,9.3718127553464,18.3134965325581,13.8914173987325,18.6390965960272),c(5.81360874514251,5.01481312228269,9.07204096687572,16.2358445929083,12.7161379794222,7.10654519045853),c(4.46056936967456,4.11426569539389,5.33278234226782,11.6449040165854,10.3655791408018,13.7351648271728))
targetgene="hsa-mir-5697"
collabel=c("WT_rep1","WT_rep2","WT_rep3","LIG4_rep1","LIG4_rep2","LIG4_rep3")

# set up color using RColorBrewer
#library(RColorBrewer)
#colors <- brewer.pal(length(targetgenelist), "Set1")

colors=c( "#E41A1C", "#377EB8", "#4DAF4A", "#984EA3", "#FF7F00",  "#A65628", "#F781BF",
          "#999999", "#66C2A5", "#FC8D62", "#8DA0CB", "#E78AC3", "#A6D854", "#FFD92F", "#E5C494", "#B3B3B3", 
          "#8DD3C7", "#FFFFB3", "#BEBADA", "#FB8072", "#80B1D3", "#FDB462", "#B3DE69", "#FCCDE5",
          "#D9D9D9", "#BC80BD", "#CCEBC5", "#FFED6F")


## code

targetmatvec=unlist(targetmat)+1
yrange=range(targetmatvec[targetmatvec>0]);
# yrange[1]=1; # set the minimum value to 1
for(i in 1:length(targetmat)){
  vali=targetmat[[i]]+1;
  if(i==1){
    plot(1:length(vali),vali,type='b',las=1,pch=20,main=paste('sgRNAs in',targetgene),ylab='Read counts',xlab='Samples',xlim=c(0.7,length(vali)+0.3),ylim = yrange,col=colors[(i %% length(colors))],xaxt='n',log='y')
    axis(1,at=1:length(vali),labels=(collabel),las=2)
    # lines(0:100,rep(1,101),col='black');
  }else{
    lines(1:length(vali),vali,type='b',pch=20,col=colors[(i %% length(colors))])
  }
}




# parameters
# Do not modify the variables beginning with "__"
targetmat=list(c(6.58677410255277,3.86705659781658,7.51007217431799,1.02207071224707,1.61841756101738,4.73769679363902),c(4.31188372401874,4.41444817102349,8.04650590105499,13.3539402895231,3.31390262494034,10.4520240666685),c(16.9204264756322,18.0286063304599,16.81877507946,75.7002537365942,50.3058125216235,43.2003141841032),c(4.69846640272387,4.78526181738946,4.43346697685579,6.75236880386177,18.3227988158039,21.8598992408257),c(11.4785318446292,11.830721098343,12.8270770540347,5.26115087943572,9.63343786319867,14.7325746784652))
targetgene="TCP10L2"
collabel=c("WT_rep1","WT_rep2","WT_rep3","LIG4_rep1","LIG4_rep2","LIG4_rep3")

# set up color using RColorBrewer
#library(RColorBrewer)
#colors <- brewer.pal(length(targetgenelist), "Set1")

colors=c( "#E41A1C", "#377EB8", "#4DAF4A", "#984EA3", "#FF7F00",  "#A65628", "#F781BF",
          "#999999", "#66C2A5", "#FC8D62", "#8DA0CB", "#E78AC3", "#A6D854", "#FFD92F", "#E5C494", "#B3B3B3", 
          "#8DD3C7", "#FFFFB3", "#BEBADA", "#FB8072", "#80B1D3", "#FDB462", "#B3DE69", "#FCCDE5",
          "#D9D9D9", "#BC80BD", "#CCEBC5", "#FFED6F")


## code

targetmatvec=unlist(targetmat)+1
yrange=range(targetmatvec[targetmatvec>0]);
# yrange[1]=1; # set the minimum value to 1
for(i in 1:length(targetmat)){
  vali=targetmat[[i]]+1;
  if(i==1){
    plot(1:length(vali),vali,type='b',las=1,pch=20,main=paste('sgRNAs in',targetgene),ylab='Read counts',xlab='Samples',xlim=c(0.7,length(vali)+0.3),ylim = yrange,col=colors[(i %% length(colors))],xaxt='n',log='y')
    axis(1,at=1:length(vali),labels=(collabel),las=2)
    # lines(0:100,rep(1,101),col='black');
  }else{
    lines(1:length(vali),vali,type='b',pch=20,col=colors[(i %% length(colors))])
  }
}




# parameters
# Do not modify the variables beginning with "__"
targetmat=list(c(7.77625926779932,5.13841767107134,10.8233393100465,8.71273394046679,5.70299521501361,23.2313377863527),c(3.76174683509221,4.46742154907577,4.13369518838511,10.4552807285601,1.04041128922546,9.0390267773376),c(37.766153996578,49.0003746983608,46.5908469133635,51.4553960214875,90.1882452752659,72.7070222848374),c(12.266565766605,11.3363029031883,13.5055079437315,38.3360293380539,29.3819854827559,15.3975145793268),c(2.39383889505868,1.27136107325477,1.92485043123276,2.99919110642992,0.385337514527947,0.872733619880872),c(27.9082956895972,23.4495486844768,31.0342688379905,45.7753637026063,53.0802426262247,50.3484181183655))
targetgene="TCERG1L"
collabel=c("WT_rep1","WT_rep2","WT_rep3","LIG4_rep1","LIG4_rep2","LIG4_rep3")

# set up color using RColorBrewer
#library(RColorBrewer)
#colors <- brewer.pal(length(targetgenelist), "Set1")

colors=c( "#E41A1C", "#377EB8", "#4DAF4A", "#984EA3", "#FF7F00",  "#A65628", "#F781BF",
          "#999999", "#66C2A5", "#FC8D62", "#8DA0CB", "#E78AC3", "#A6D854", "#FFD92F", "#E5C494", "#B3B3B3", 
          "#8DD3C7", "#FFFFB3", "#BEBADA", "#FB8072", "#80B1D3", "#FDB462", "#B3DE69", "#FCCDE5",
          "#D9D9D9", "#BC80BD", "#CCEBC5", "#FFED6F")


## code

targetmatvec=unlist(targetmat)+1
yrange=range(targetmatvec[targetmatvec>0]);
# yrange[1]=1; # set the minimum value to 1
for(i in 1:length(targetmat)){
  vali=targetmat[[i]]+1;
  if(i==1){
    plot(1:length(vali),vali,type='b',las=1,pch=20,main=paste('sgRNAs in',targetgene),ylab='Read counts',xlab='Samples',xlim=c(0.7,length(vali)+0.3),ylim = yrange,col=colors[(i %% length(colors))],xaxt='n',log='y')
    axis(1,at=1:length(vali),labels=(collabel),las=2)
    # lines(0:100,rep(1,101),col='black');
  }else{
    lines(1:length(vali),vali,type='b',pch=20,col=colors[(i %% length(colors))])
  }
}




# parameters
# Do not modify the variables beginning with "__"
targetmat=list(c(10.5566808415631,11.7600899276066,11.7857645256629,11.778946077208,61.9815392118202,24.3326444971548),c(11.5677432320227,14.1968653180116,9.65580708126599,18.1124334416242,30.114126760359,46.878263010744),c(0.654216840885603,0.635680536627383,1.24641954153597,0.067021030311283,0.0192668757263973,2.70131834725032),c(10.6161550998255,8.08726904931504,4.5439092147134,28.5844694277622,37.8786776780972,10.5767002980801),c(2.45331315332101,2.63101110993,1.35686177939359,0.43563669702334,0.655073774697509,4.11431563658125),c(23.968126079718,22.4607122941675,28.5729846800207,8.34411827375474,22.2147077125361,25.5170686955645))
targetgene="MMP11"
collabel=c("WT_rep1","WT_rep2","WT_rep3","LIG4_rep1","LIG4_rep2","LIG4_rep3")

# set up color using RColorBrewer
#library(RColorBrewer)
#colors <- brewer.pal(length(targetgenelist), "Set1")

colors=c( "#E41A1C", "#377EB8", "#4DAF4A", "#984EA3", "#FF7F00",  "#A65628", "#F781BF",
          "#999999", "#66C2A5", "#FC8D62", "#8DA0CB", "#E78AC3", "#A6D854", "#FFD92F", "#E5C494", "#B3B3B3", 
          "#8DD3C7", "#FFFFB3", "#BEBADA", "#FB8072", "#80B1D3", "#FDB462", "#B3DE69", "#FCCDE5",
          "#D9D9D9", "#BC80BD", "#CCEBC5", "#FFED6F")


## code

targetmatvec=unlist(targetmat)+1
yrange=range(targetmatvec[targetmatvec>0]);
# yrange[1]=1; # set the minimum value to 1
for(i in 1:length(targetmat)){
  vali=targetmat[[i]]+1;
  if(i==1){
    plot(1:length(vali),vali,type='b',las=1,pch=20,main=paste('sgRNAs in',targetgene),ylab='Read counts',xlab='Samples',xlim=c(0.7,length(vali)+0.3),ylim = yrange,col=colors[(i %% length(colors))],xaxt='n',log='y')
    axis(1,at=1:length(vali),labels=(collabel),las=2)
    # lines(0:100,rep(1,101),col='black');
  }else{
    lines(1:length(vali),vali,type='b',pch=20,col=colors[(i %% length(colors))])
  }
}




# parameters
# Do not modify the variables beginning with "__"
targetmat=list(c(11.9989316044246,7.327983963899,15.3514710622088,11.9129881378306,7.64894966337974,15.1066033726998),c(12.9505197366218,12.0779301959203,10.555122446678,8.96406280413411,23.7367908949215,16.3741450587173),c(14.1251363373028,14.5500211716934,5.83766114390264,70.5899001753588,77.6647760531077,12.0728150750187),c(10.631023664391,12.3251392934976,8.44094246483219,31.1647790947466,7.30214590030459,14.7533540503671),c(24.607474356038,19.4588875378716,23.6346389015301,18.0956781840464,19.9219495010949,26.8677278691897),c(6.22992855297881,3.2313760611892,5.64833159328958,3.18349893978594,16.0878412315418,4.44678558701206))
targetgene="L3MBTL2"
collabel=c("WT_rep1","WT_rep2","WT_rep3","LIG4_rep1","LIG4_rep2","LIG4_rep3")

# set up color using RColorBrewer
#library(RColorBrewer)
#colors <- brewer.pal(length(targetgenelist), "Set1")

colors=c( "#E41A1C", "#377EB8", "#4DAF4A", "#984EA3", "#FF7F00",  "#A65628", "#F781BF",
          "#999999", "#66C2A5", "#FC8D62", "#8DA0CB", "#E78AC3", "#A6D854", "#FFD92F", "#E5C494", "#B3B3B3", 
          "#8DD3C7", "#FFFFB3", "#BEBADA", "#FB8072", "#80B1D3", "#FDB462", "#B3DE69", "#FCCDE5",
          "#D9D9D9", "#BC80BD", "#CCEBC5", "#FFED6F")


## code

targetmatvec=unlist(targetmat)+1
yrange=range(targetmatvec[targetmatvec>0]);
# yrange[1]=1; # set the minimum value to 1
for(i in 1:length(targetmat)){
  vali=targetmat[[i]]+1;
  if(i==1){
    plot(1:length(vali),vali,type='b',las=1,pch=20,main=paste('sgRNAs in',targetgene),ylab='Read counts',xlab='Samples',xlim=c(0.7,length(vali)+0.3),ylim = yrange,col=colors[(i %% length(colors))],xaxt='n',log='y')
    axis(1,at=1:length(vali),labels=(collabel),las=2)
    # lines(0:100,rep(1,101),col='black');
  }else{
    lines(1:length(vali),vali,type='b',pch=20,col=colors[(i %% length(colors))])
  }
}




# parameters
# Do not modify the variables beginning with "__"
targetmat=list(c(0.847508180238167,2.47209097577315,0.362881638675029,0.603189272801547,3.54510513365711,1.35065917362516),c(13.7385536585977,15.0091237814799,13.3319558556695,16.9730759263324,17.8796606740967,24.7482319351933),c(30.7630600861889,27.2106585261888,25.3228273944966,59.7492485225088,67.1450619064947,27.1378597039147),c(5.81360874514251,9.69412818356759,7.65206933727778,16.822278608132,24.4689321725246,34.4937573571964),c(10.6161550998255,4.9794975369145,9.84513663187905,3.51860409134236,3.96897639963785,2.90911206626957),c(5.18912903338807,8.31682035420826,7.79406650023758,3.48509357618672,5.72226209074001,9.24682049635686))
targetgene="ZIM3"
collabel=c("WT_rep1","WT_rep2","WT_rep3","LIG4_rep1","LIG4_rep2","LIG4_rep3")

# set up color using RColorBrewer
#library(RColorBrewer)
#colors <- brewer.pal(length(targetgenelist), "Set1")

colors=c( "#E41A1C", "#377EB8", "#4DAF4A", "#984EA3", "#FF7F00",  "#A65628", "#F781BF",
          "#999999", "#66C2A5", "#FC8D62", "#8DA0CB", "#E78AC3", "#A6D854", "#FFD92F", "#E5C494", "#B3B3B3", 
          "#8DD3C7", "#FFFFB3", "#BEBADA", "#FB8072", "#80B1D3", "#FDB462", "#B3DE69", "#FCCDE5",
          "#D9D9D9", "#BC80BD", "#CCEBC5", "#FFED6F")


## code

targetmatvec=unlist(targetmat)+1
yrange=range(targetmatvec[targetmatvec>0]);
# yrange[1]=1; # set the minimum value to 1
for(i in 1:length(targetmat)){
  vali=targetmat[[i]]+1;
  if(i==1){
    plot(1:length(vali),vali,type='b',las=1,pch=20,main=paste('sgRNAs in',targetgene),ylab='Read counts',xlab='Samples',xlim=c(0.7,length(vali)+0.3),ylim = yrange,col=colors[(i %% length(colors))],xaxt='n',log='y')
    axis(1,at=1:length(vali),labels=(collabel),las=2)
    # lines(0:100,rep(1,101),col='black');
  }else{
    lines(1:length(vali),vali,type='b',pch=20,col=colors[(i %% length(colors))])
  }
}




# parameters
# Do not modify the variables beginning with "__"
targetmat=list(c(8.02902486541421,8.97015868351973,7.47851724921581,5.59625603099213,2.79369698032761,12.4052850254495),c(10.3782580667761,9.80007493967215,11.5017701997433,18.8999305477818,11.6179260630176,20.1767701167697),c(16.7866093945419,18.2758154280373,13.8526121198555,14.6273398654375,19.3054094778501,16.9767468438732),c(12.7423598327037,12.395770464234,16.0614568770078,26.456551715379,27.4167641586634,33.7456999687271),c(3.2859527689936,6.30383198822155,2.87149818429805,16.3363761383752,2.21569070853569,14.0052966618978),c(16.2067353764843,24.049913635736,14.4363782342457,25.0993758515755,29.4783198613879,18.4728616208118))
targetgene="MORC2"
collabel=c("WT_rep1","WT_rep2","WT_rep3","LIG4_rep1","LIG4_rep2","LIG4_rep3")

# set up color using RColorBrewer
#library(RColorBrewer)
#colors <- brewer.pal(length(targetgenelist), "Set1")

colors=c( "#E41A1C", "#377EB8", "#4DAF4A", "#984EA3", "#FF7F00",  "#A65628", "#F781BF",
          "#999999", "#66C2A5", "#FC8D62", "#8DA0CB", "#E78AC3", "#A6D854", "#FFD92F", "#E5C494", "#B3B3B3", 
          "#8DD3C7", "#FFFFB3", "#BEBADA", "#FB8072", "#80B1D3", "#FDB462", "#B3DE69", "#FCCDE5",
          "#D9D9D9", "#BC80BD", "#CCEBC5", "#FFED6F")


## code

targetmatvec=unlist(targetmat)+1
yrange=range(targetmatvec[targetmatvec>0]);
# yrange[1]=1; # set the minimum value to 1
for(i in 1:length(targetmat)){
  vali=targetmat[[i]]+1;
  if(i==1){
    plot(1:length(vali),vali,type='b',las=1,pch=20,main=paste('sgRNAs in',targetgene),ylab='Read counts',xlab='Samples',xlim=c(0.7,length(vali)+0.3),ylim = yrange,col=colors[(i %% length(colors))],xaxt='n',log='y')
    axis(1,at=1:length(vali),labels=(collabel),las=2)
    # lines(0:100,rep(1,101),col='black');
  }else{
    lines(1:length(vali),vali,type='b',pch=20,col=colors[(i %% length(colors))])
  }
}



dev.off()
Sweave("LIG4_vs_WT_summary.Rnw");
library(tools);

texi2dvi("LIG4_vs_WT_summary.tex",pdf=TRUE);
